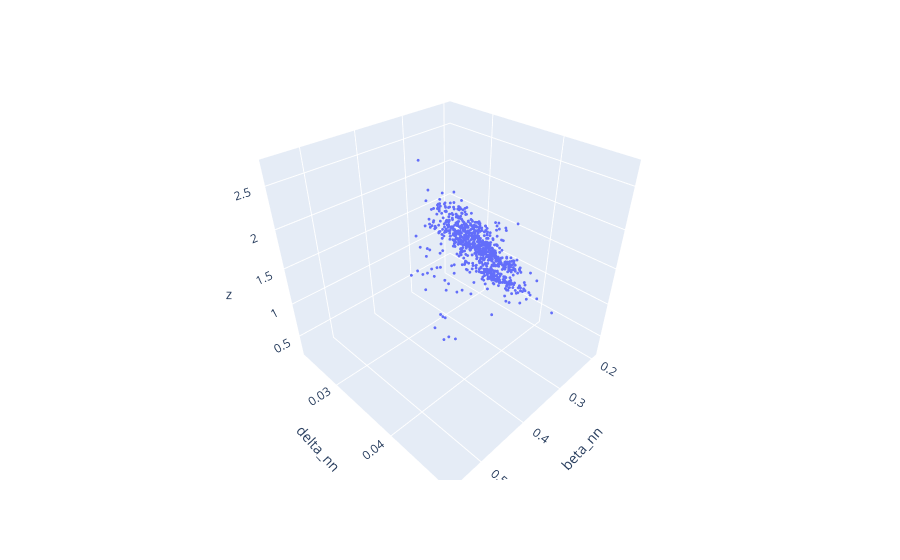
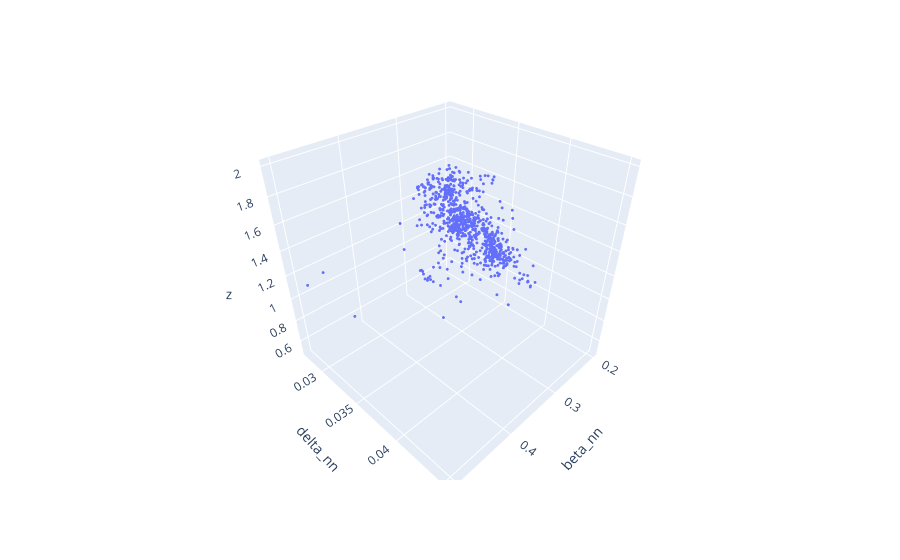

Notebook code cell kept with these figures, in order:
### Code cell
from scipy.optimize import curve_fit
from sklearn.metrics import r2_score
def f(x,a):
    return a*np.sqrt(x)
#EXP
# beta=plasma0.Te_ped_exp.values*plasma0.ne_ped_exp.values/plasma0['Ip[MA]'].values**2
# delta=plasma0.Delta_exp.values
# dfbeta=pd.DataFrame({'delta_nn':delta.reshape(-1),'beta_nn':beta.reshape(-1)})
# # dfbeta[dfbeta['beta_nn']>100]=np.nan
# # dfbeta=dfbeta.dropna(axis=0)
# popt_exp,pcov=curve_fit(f,dfbeta.beta_nn,dfbeta.delta_nn,maxfev=50000)
# x=np.linspace(0.5,1.4,100)
# plt.plot(x,f(x,popt_exp),'r--',label='square root fit')
# plt.scatter(beta,delta,s=5,label='Experimental')
# plt.ylabel('Delta')
# plt.xlabel('Beta')
# r2_exp=r2_score(dfbeta.delta_nn, f(dfbeta.beta_nn,popt_exp))
# plt.annotate('R^2='+str(np.round(r2_exp,3))+'\n'+'c='+str(np.round(popt_exp[0],3)),xy=[1.8,0.07])
# plt.legend()
# plt.show()

#EUROPED
beta_europed=beta_fun()#plasma.Te_ped_europed.values*plasma.ne_ped_exp.values/plasma['Ip[MA]'].values**2
delta_europed=plasma0.Delta_SC.values
# pe_ratio = plasma0.Te_ped_SC / plasma0.Te_ped_exp
# pe_ratio=plasma0.Te_ped_SC*plasma0.neped_pre_2/(plasma0.Te_ped_exp*plasma0.ne_ped_exp)
# pe_ratio=plasma0.grad_Te_ped_nn/Te_ped_nn.reshape(-1)
beta_n=plasma0.beta_n_pred
# pe_ratio=(plasma.neped_pre_2/(plasma0.Te_ped_SC**2))
# pe_ratio=plasma0['Gas[1e22/s]']
# pe_ratio=plasma0.Zeff_h
# pe_ratio_str='Te_ped_SC*neped_pre_2/(Te_ped_exp*ne_ped_exp)'
# pe_ratio_str='NN output'
# pe_ratio_str='grad Te ped/Te ped NN output'
# pe_ratio_str='Zeff_h'
pe_ratio_str='beta_n_pred'
# pe_ratio_str='colisionality'
# pe_ratio_str='gas'
# pe_ratio=((mean_dist2.mean().numpy()*myscaler(plasma0.Te_ped_SC)[2])+myscaler(plasma0.Te_ped_SC)[1]).reshape(-1)*((mean_dist3.mean().numpy()*myscaler(plasma0.neped_pre_2)[2])+myscaler(plasma0.neped_pre_2)[1]).reshape(-1)/(plasma0.Te_ped_exp*plasma0.ne_ped_exp)
# pe_ratio_norm=(pe_ratio - pe_ratio.min()) / (pe_ratio.max() - pe_ratio.min())
dfbeta=pd.DataFrame({'delta_nn':delta_europed.reshape(-1),'beta_nn':beta_europed.reshape(-1),'z':beta_n.values.reshape(-1)})
dfbeta[dfbeta['beta_nn']>100]=np.nan
dfbeta=dfbeta.dropna(axis=0)
popt_eped,pcov=curve_fit(f,dfbeta.beta_nn,dfbeta.delta_nn,maxfev=50000)
x=np.linspace(0.1,0.5,100)
plt.figure(dpi=200)
plt.plot(x,f(x,popt_eped),'r--',label='square root fit')

plt.scatter(beta_europed,delta_europed,s=5,label='EuroPED',c=beta_n)
plt.colorbar()
plt.clim(1,2)
# plt.colorbar()

plt.ylabel(u'$\Delta(\psi_N)$')
plt.xlabel(r'$\beta_{p,ped}$')
plt.title(r'Mapa de Color $\beta_{n,ped}$')
r2_eped=r2_score(dfbeta.delta_nn, f(dfbeta.beta_nn,popt_eped))
plt.annotate('R^2='+str(np.round(r2_eped,3))+'\n'+'c='+str(np.round(popt_eped[0],8)),xy=[0.42,0.03])
plt.legend()
plt.show()
plt.figure(dpi=200)
plt.scatter(beta_europed,beta_n,s=5)
plt.ylabel(r'$\beta_{n,ped}$')
plt.xlabel(r'$\beta_{p,ped}$')
plt.show()

import plotly.express as px

fig = px.scatter_3d(data_frame=dfbeta,x='beta_nn',y='delta_nn', z='z')
fig.update_traces(marker={'size': 1})
fig.show()
# fig.write_html("../figures/Beta_n_pred_3d_plot.html")
import plotly.graph_objects as go


# fig = go.Figure(data=[go.Scatter3d(x=dfbeta['beta_nn'], y=dfbeta['delta_nn'], z=dfbeta['pe_ratio'],
#                                    mode='markers')])
# fig.show()
dfbeta_europed=dfbeta
def un_norm(a,var):
    return a*myscaler(plasma0[var])[2]+myscaler(plasma0[var])[1]

#NN Epistemic
beta_nn=beta_fun((mean_dist2.mean().numpy()*myscaler(plasma0.Te_ped_SC)[2])+myscaler(plasma0.Te_ped_SC)[1],(mean_dist3.mean().numpy()*myscaler(plasma0.neped_pre_2)[2])+myscaler(plasma0.neped_pre_2)[1])#(mean_dist.mean().numpy().reshape(-1)*plasma.ne_ped_exp.values)/(plasma['Ip[MA]'].values)**2
delta_nn=(mean_dist.mean().numpy()*myscaler(plasma0.Delta_SC)[2])+myscaler(plasma0.Delta_SC)[1]
dfbeta=pd.DataFrame({'delta_nn':delta_nn.reshape(-1),'beta_nn':beta_nn.reshape(-1),
    'epi_beta':beta_error(Te_ped_error=mean_dist2.stddev().numpy().reshape(-1)*myscaler(plasma0.Te_ped_SC)[2],ne_ped_error=mean_dist3.stddev().numpy().reshape(-1)*myscaler(plasma0.neped_pre_2)[2],Te_ped=un_norm(mean_dist2.mean().numpy().reshape(-1),'Te_ped_SC'),ne_ped=un_norm(mean_dist3.mean().numpy().reshape(-1),'neped_pre_2')),
    'epi_delta':mean_dist.stddev().numpy().reshape(-1)*myscaler(plasma0.Delta_SC)[2],'z':((mean_dist4.mean().numpy()*myscaler(plasma0.beta_n_pred)[2])+myscaler(plasma0.beta_n_pred)[1]).reshape(-1)})
dfbeta[dfbeta['beta_nn']>100]=np.nan
dfbeta=dfbeta.dropna(axis=0)
plt.figure(dpi=200)
plt.errorbar(dfbeta.beta_nn,dfbeta.delta_nn,yerr=dfbeta.epi_delta,xerr=dfbeta.epi_beta,label='NN_pred epistemic error',fmt='o',markersize=2,elinewidth=0.09)

popt_nn,pcov=curve_fit(f,dfbeta.beta_nn,dfbeta.delta_nn,sigma=dfbeta.epi_delta,maxfev=50000)
# plt.xlim(0.1,0.5)
x=np.linspace(0.1,0.5,100)
plt.plot(x,f(x,popt_nn),'r--',label='square root fit')
r2_nn=r2_score(dfbeta.delta_nn, f(dfbeta.beta_nn,popt_nn))
plt.annotate('R^2='+str(np.round(r2_nn,3))+'\n'+'c='+str(np.round(popt_nn[0],5)),xy=[0.4,0.025])
plt.ylabel(u'$\Delta(\psi_N)$')
plt.xlabel(r'$\beta_{p,ped}$')
plt.legend()
plt.show()
dfbeta_epi=dfbeta
fig = px.scatter_3d(data_frame=dfbeta,x='beta_nn',y='delta_nn', z='z')
fig.update_traces(marker={'size': 1})
fig.show()

#NN Aleatoric
beta_nn=beta_fun((mean_dist2.mean().numpy()*myscaler(plasma0.Te_ped_SC)[2])+myscaler(plasma0.Te_ped_SC)[1],(mean_dist3.mean().numpy()*myscaler(plasma0.neped_pre_2)[2])+myscaler(plasma0.neped_pre_2)[1])#(mean_dist.mean().numpy().reshape(-1)*plasma.ne_ped_exp.values)/(plasma['Ip[MA]'].values)**2
delta_nn=(mean_dist.mean().numpy()*myscaler(plasma0.Delta_SC)[2])+myscaler(plasma0.Delta_SC)[1]
dfbeta=pd.DataFrame({'delta_nn':delta_nn.reshape(-1),'beta_nn':beta_nn.reshape(-1),
    'epi_beta':beta_error(Te_ped_error=ndim_out_dist2.stddev().numpy().reshape(-1)*myscaler(plasma0.Te_ped_SC)[2],ne_ped_error=ndim_out_dist3.stddev().numpy().reshape(-1)*myscaler(plasma0.neped_pre_2)[2],Te_ped=un_norm(mean_dist2.mean().numpy().reshape(-1),'Te_ped_SC'),ne_ped=un_norm(mean_dist3.mean().numpy().reshape(-1),'neped_pre_2')),
    'epi_delta':ndim_out_dist.stddev().numpy().reshape(-1)*myscaler(plasma0.Delta_SC)[2],'z':((mean_dist4.mean().numpy()*myscaler(plasma0.beta_n_pred)[2])+myscaler(plasma0.beta_n_pred)[1]).reshape(-1)})
dfbeta[dfbeta['beta_nn']>100]=np.nan
dfbeta=dfbeta.dropna(axis=0)
plt.figure(dpi=200)
plt.errorbar(dfbeta.beta_nn,dfbeta.delta_nn,yerr=dfbeta.epi_delta,xerr=dfbeta_epi.epi_beta,label='NN_pred aleatoric error',fmt='o',markersize=2,elinewidth=0.09)

popt_nn_alea,pcov=curve_fit(f,dfbeta.beta_nn,dfbeta.delta_nn,sigma=dfbeta_epi.epi_delta,maxfev=50000)

x=np.linspace(0.1,0.5,100)
plt.plot(x,f(x,popt_nn),'r--',label='square root fit')
r2_nn=r2_score(dfbeta.delta_nn, f(dfbeta.beta_nn,popt_nn))
plt.annotate('R^2='+str(np.round(r2_nn,3))+'\n'+'c='+str(np.round(popt_nn_alea[0],5)),xy=[0.5,0.025])
plt.ylabel(u'$\Delta(\psi_N)$')
plt.xlabel(r'$\beta_{p,ped}$')
plt.legend()
plt.show()

### Figure 1 — Plotly figure (JSON) as saved in the notebook; plotly's stock layout.template omitted (floating-point values rounded to 4 significant figures; data arrays with more than 128 entries replaced by an {"elided": "..."} marker saying what was removed)
{"data": [{"hovertemplate": "beta_nn=%{x}<br>delta_nn=%{y}<br>z=%{z}<extra></extra>", "legendgroup": "", "marker": {"color": "#636efa", "size": 1, "symbol": "circle"}, "mode": "markers", "name": "", "scene": "scene", "showlegend": false, "type": "scatter3d", "x": {"elided": "852 float values"}, "y": {"elided": "852 float values"}, "z": {"elided": "852 float values"}}], "layout": {"legend": {"tracegroupgap": 0}, "margin": {"t": 60}, "scene": {"domain": {"x": [0, 1], "y": [0, 1]}, "xaxis": {"title": {"text": "beta_nn"}}, "yaxis": {"title": {"text": "delta_nn"}}, "zaxis": {"title": {"text": "z"}}}}}

### Figure 2 — Plotly figure (JSON) as saved in the notebook; plotly's stock layout.template omitted (floating-point values rounded to 4 significant figures; data arrays with more than 128 entries replaced by an {"elided": "..."} marker saying what was removed)
{"data": [{"hovertemplate": "beta_nn=%{x}<br>delta_nn=%{y}<br>z=%{z}<extra></extra>", "legendgroup": "", "marker": {"color": "#636efa", "size": 1, "symbol": "circle"}, "mode": "markers", "name": "", "scene": "scene", "showlegend": false, "type": "scatter3d", "x": {"elided": "852 float values"}, "y": {"elided": "852 float values"}, "z": {"elided": "852 float values"}}], "layout": {"legend": {"tracegroupgap": 0}, "margin": {"t": 60}, "scene": {"domain": {"x": [0, 1], "y": [0, 1]}, "xaxis": {"title": {"text": "beta_nn"}}, "yaxis": {"title": {"text": "delta_nn"}}, "zaxis": {"title": {"text": "z"}}}}}
